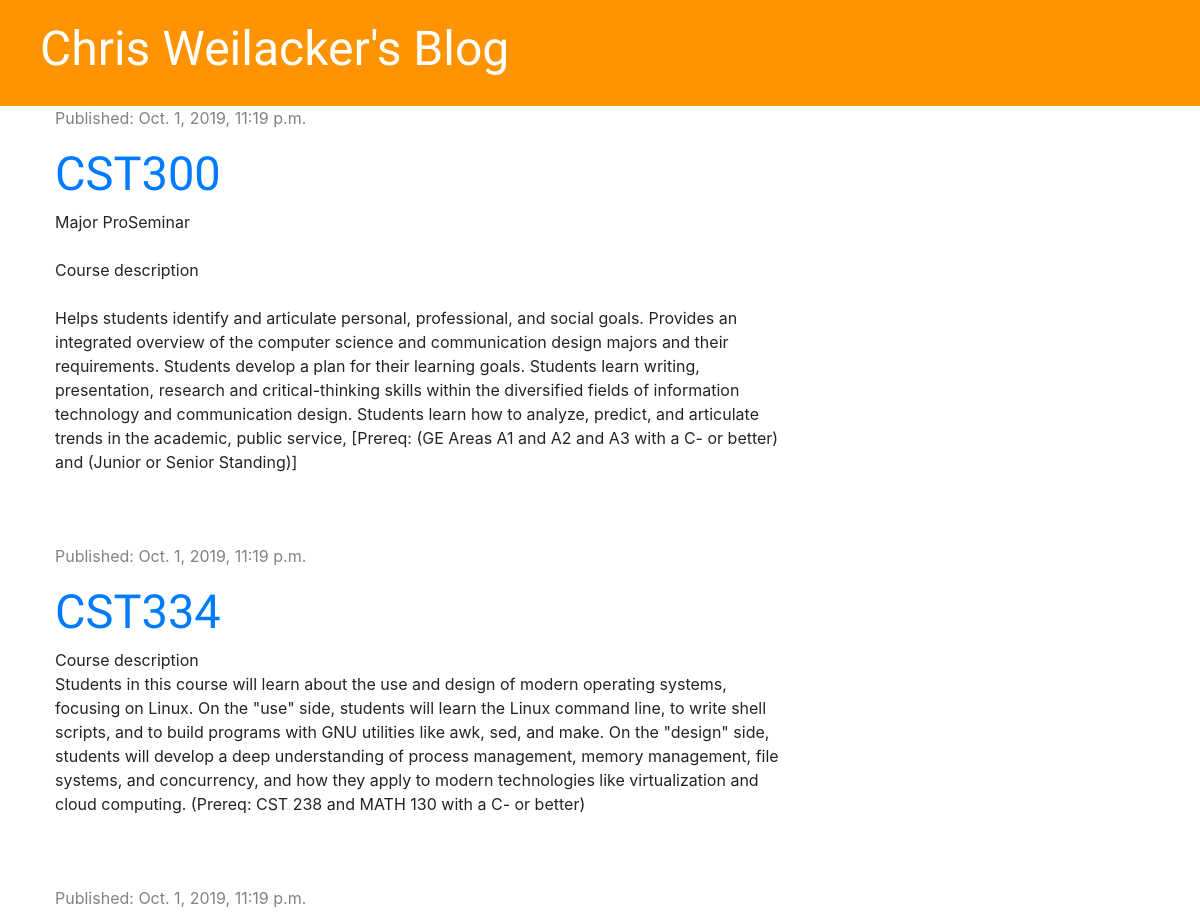
/ (upper part), run on an earlier commit of the app's database.
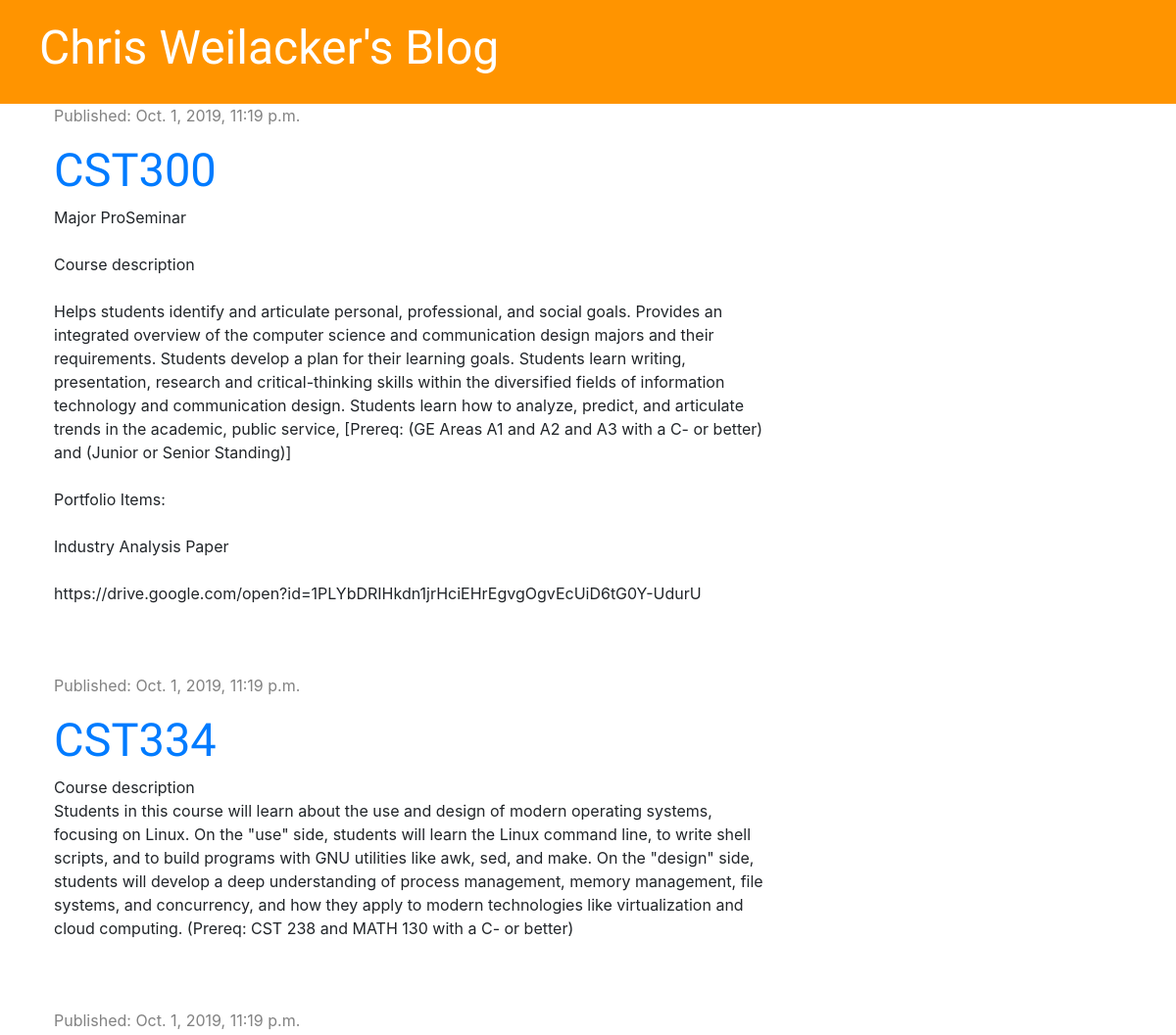
And on a later commit of the database.
### blog/models.py (models this page shows, shortened)
class Post(models.Model):
    author = models.ForeignKey('auth.User', on_delete=models.CASCADE)
    title = models.CharField(max_length=200)
    text = models.TextField()
    created_date = models.DateTimeField(default=timezone.now)
    published_date = models.DateTimeField(blank=True, null=True)

### blog/views.py (the view)
# urls.py: path('', views.post_list, name='post_list'),
def post_list(request):
    posts = Post.objects.filter(published_date__lte=timezone.now()).order_by('-published_date')
    postList = {'posts': posts}
    return render(request, 'blog/post_list.html', postList)

### blog/templates/blog/post_list.html
{% extends 'blog/base.html' %}
{% block content %}
            {% for post in posts %}
            <div class="post">
                <div class="date"><p>Published: {{ post.published_date }}</p></div>
                <h2><a href="{% url 'post_detail' pk=post.pk %}">{{ post.title }}</a></h2>
                <p>{{ post.text|linebreaksbr }}</p>
            </div>
            {% endfor %}
{% endblock %}

### blog/templates/blog/base.html (shortened to what this page needs)
{% load static %}
<!DOCTYPE html>
<html lang="en">
<head>
    <link rel="stylesheet" href="https://stackpath.bootstrapcdn.com/bootstrap/4.3.1/css/bootstrap.min.css">
    <link rel="stylesheet" href="{% static 'css/blog.css' %}">
    <link rel="stylesheet" href="{% static 'css/zenburn.css' %}">
</head>
<body>
    <div class="page-header">
            <h1><a href="{% url 'post_list'%}">Chris Weilacker's Blog</a></h1>
    </div>
    <div class ="content container">
    <div class= "row">
        <div class = "col-md-8">
            {% block content %}
            {% endblock %}
        </div>
    </div>
    </div>
</body>
</html>

### static/css/blog.css (style rules this page uses)
.page-header { background-color: #ff9400; margin-top 0; padding: 20px 20px 20px 40px; }
.page-header h1 a { color: #ffffff; font-size: 36pt; text-decoration: none; }
.content { margin-left: 40px; }
h1, h2 { font-family: 'Inconsolata', serif; font-size: 47px }
.date { color: #828282 }
.post { margin-bottom: 70px; }

What changed in the data, as far as the page shows it:
changed Post "CST300": text "…(Junior or Senior Standing)]" → "…(Junior or Senior Standing)] Portfolio Items: Industry Analysis Paper https://drive.google.com/open?id=1PLYbDRIHkdn1jrHciEHrEgvgOgvEcUiD6tG0Y-UdurU"
